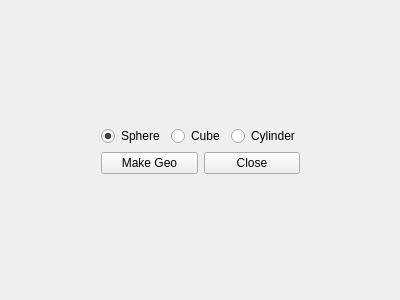
<?xml version="1.0" encoding="UTF-8"?>
<ui version="4.0">
 <class>Form</class>
 <widget class="QWidget" name="Form">
  <property name="geometry">
   <rect>
    <x>0</x>
    <y>0</y>
    <width>400</width>
    <height>300</height>
   </rect>
  </property>
  <property name="windowTitle">
   <string>Form</string>
  </property>
  <layout class="QGridLayout" name="gridLayout">
   <item row="0" column="1">
    <spacer name="verticalSpacer">
     <property name="orientation">
      <enum>Qt::Vertical</enum>
     </property>
     <property name="sizeHint" stdset="0">
      <size>
       <width>20</width>
       <height>104</height>
      </size>
     </property>
    </spacer>
   </item>
   <item row="1" column="0">
    <spacer name="horizontalSpacer">
     <property name="orientation">
      <enum>Qt::Horizontal</enum>
     </property>
     <property name="sizeHint" stdset="0">
      <size>
       <width>104</width>
       <height>20</height>
      </size>
     </property>
    </spacer>
   </item>
   <item row="1" column="1">
    <layout class="QVBoxLayout" name="verticalLayout">
     <item>
      <layout class="QHBoxLayout" name="horizontalLayout">
       <item>
        <widget class="QRadioButton" name="radioBtn_sphere">
         <property name="text">
          <string>Sphere</string>
         </property>
         <property name="checked">
          <bool>true</bool>
         </property>
         <attribute name="buttonGroup">
          <string notr="true">buttonGroup</string>
         </attribute>
        </widget>
       </item>
       <item>
        <widget class="QRadioButton" name="radioBtn_cube">
         <property name="text">
          <string>Cube</string>
         </property>
         <attribute name="buttonGroup">
          <string notr="true">buttonGroup</string>
         </attribute>
        </widget>
       </item>
       <item>
        <widget class="QRadioButton" name="radioBtn_cylinder">
         <property name="text">
          <string>Cylinder</string>
         </property>
         <attribute name="buttonGroup">
          <string notr="true">buttonGroup</string>
         </attribute>
        </widget>
       </item>
      </layout>
     </item>
     <item>
      <layout class="QHBoxLayout" name="horizontalLayout_2">
       <item>
        <widget class="QPushButton" name="btn_makeGeo">
         <property name="text">
          <string>Make Geo</string>
         </property>
        </widget>
       </item>
       <item>
        <widget class="QPushButton" name="btn_close">
         <property name="text">
          <string>Close</string>
         </property>
        </widget>
       </item>
      </layout>
     </item>
    </layout>
   </item>
   <item row="1" column="2">
    <spacer name="horizontalSpacer_2">
     <property name="orientation">
      <enum>Qt::Horizontal</enum>
     </property>
     <property name="sizeHint" stdset="0">
      <size>
       <width>103</width>
       <height>20</height>
      </size>
     </property>
    </spacer>
   </item>
   <item row="2" column="1">
    <spacer name="verticalSpacer_2">
     <property name="orientation">
      <enum>Qt::Vertical</enum>
     </property>
     <property name="sizeHint" stdset="0">
      <size>
       <width>20</width>
       <height>104</height>
      </size>
     </property>
    </spacer>
   </item>
  </layout>
 </widget>
 <resources/>
 <connections/>
 <buttongroups>
  <buttongroup name="buttonGroup"/>
 </buttongroups>
</ui>
